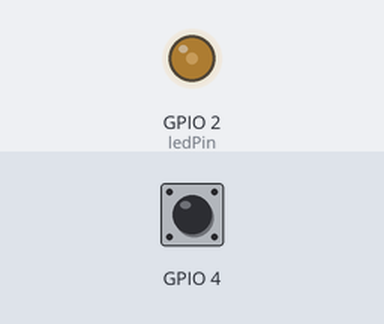
The sketch below on a simulated ESP32. Shown: output pins drawn as LEDs (lit = HIGH). Inputs (shaded band) come from the test bench; at power-on: GPIO 4 HIGH.

Above: at 1.2 s.
1.3 s: GPIO 4 pulled LOW for 0.15 s
At 2.4 s:
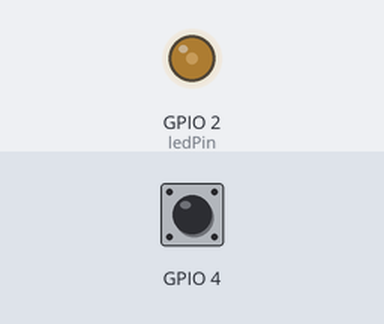
2.9 s: GPIO 4 pulled LOW for 1 s
At 3.7 s:
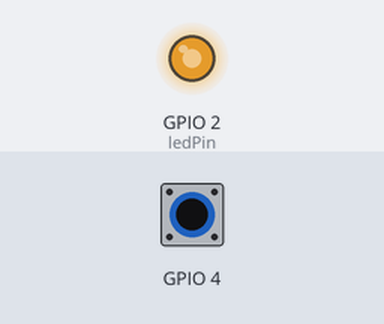
5.4 s: GPIO 4 pulled LOW for 3.2 s
At 9.6 s:
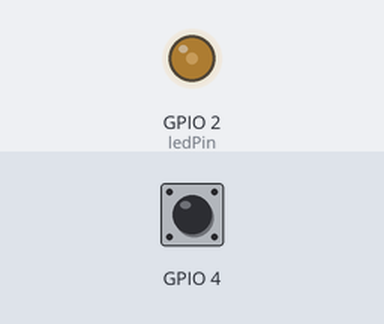
Timing chart, 0 to 11.1 s (numbered marks = the images above; inputs shaded):
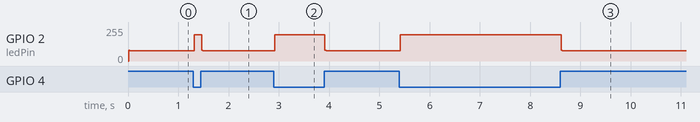

Measured:
- after the input at 1.3 s, GPIO 2 (ledPin): 78/255 → 197/255 at once, → 78/255 0.15 s later
- after the input at 2.9 s, GPIO 2 (ledPin): 78/255 → 197/255 at once, → 78/255 1.0 s later
- after the input at 5.4 s, GPIO 2 (ledPin): 78/255 → 197/255 at once, → 78/255 3.2 s later

The sketch:

Touch_hall_pwm.ino
```cpp
/*This program is to demonstrate touch and hall sensor of ESP32.
  It uses built-in LED of ESP32 connected to PIN-2(this may arry from board to board) to show values using PWM signals.
  By touching pin D4 or bring a magnet close to ESP32 chip you will see brightness of the built-in LED will change.

   link to libraries used
   https://github.com/Megunolink/MLP

   created by-Rohan Kumar
   date-18/2/2019

*/

const int ledPin = 2; //defining LED pin
const int freq = 5000;//defining FREQUENCY for PWM
const int ledChannel = 0;//defining CHANNEL for PWM
const int resolution = 8;//defining RESOLUTION in bits (0-15) for PWM

int s = 0; //defining variables for calculation
int s1 = 0; //defining variables for calculation
int touchval = 0; //defining variables for calculation
int hallval = 0; //defining variables for calculation

#include "MegunoLink.h"//including filtering libraries
#include "Filter.h" //including filtering libraries

ExponentialFilter<long> ADCFilter0(2, 0);// Create a new exponential filter with a weight of X and an initial value of Y.
ExponentialFilter<long> ADCFilter1(2, 0);// Create a new exponential filter with a weight of X and an initial value of Y.
ExponentialFilter<long> ADCFilter2(2, 0);// Create a new exponential filter with a weight of X and an initial value of Y.

void setup()
{
  Serial.begin(115200);//initialising serial monitor at 115200 baud

  ledcSetup(ledChannel, freq, resolution);//setting up (ledChannel, freq, resolution) for PWM
  ledcAttachPin(ledPin, ledChannel);// led pin and led
}

void loop()
{
  calculate(touchRead(T0), hallRead()); //giving sensors reading to calculate function

  ledcWrite(ledChannel, s1);//writing values to LED
}

void calculate(int touch, int hall) //procesing sensor reading to reduce noise and give final data
{
  ADCFilter1.Filter(touch);
  ADCFilter0.Filter(hall);
  touchval = 91 - ADCFilter1.Current();
  hallval = ADCFilter0.Current() - 28;
  s = 20 + touchval * 2 + abs(hallval) * 2;
  ADCFilter2.Filter(s);
  s1 = ADCFilter2.Current();
}
```
